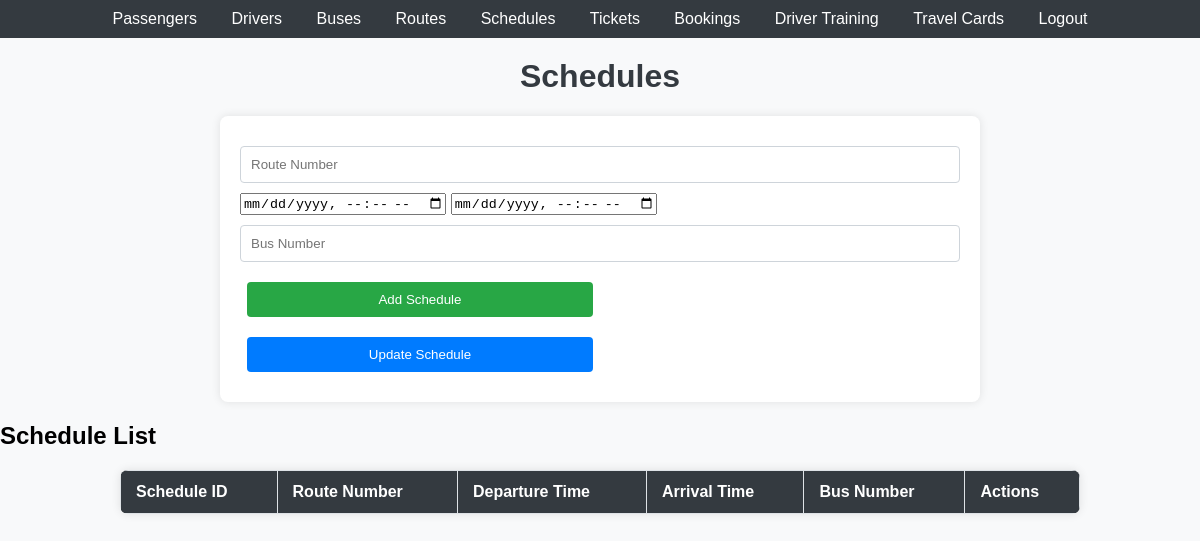
Before: /schedules.php with the older database file.
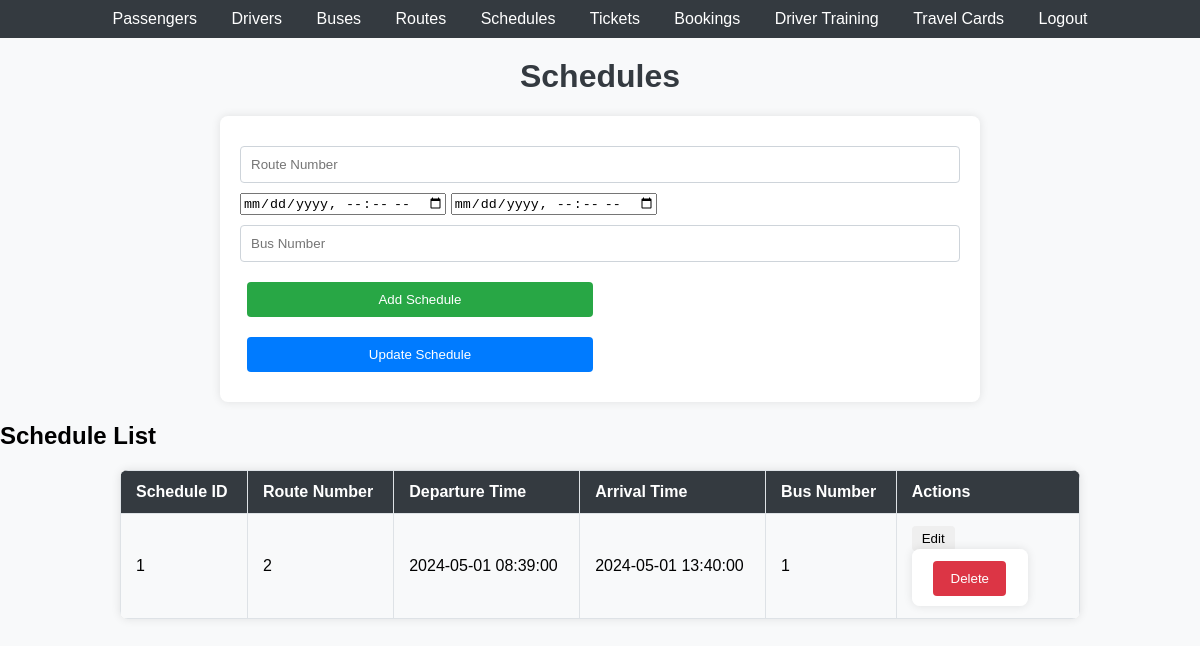
After: the same page with the newer database file.
### tables this page shows
CREATE TABLE `busschedules` (
  `ScheduleID` int(11) NOT NULL,
  `RouteNumber` int(11) DEFAULT NULL,
  `DepartureTime` datetime DEFAULT NULL,
  `ArrivalTime` datetime DEFAULT NULL,
  `BusNumber` int(11) DEFAULT NULL
);

### schedules.php (the view, shortened to what this page needs)
<?php
include 'db.php';
$result = $conn->query("SELECT * FROM BusSchedules");
?>
<!DOCTYPE html>
<html lang="en">
<head>
    <link rel="stylesheet" href="styles.css">
</head>
<body>
    <header>
        <nav>
            <ul>
            <li><a href="passengers.php">Passengers</a></li>
                    <li><a href="drivers.php">Drivers</a></li>
                    <li><a href="buses.php">Buses</a></li>
                    <li><a href="routes.php">Routes</a></li>
                    <li><a href="schedules.php">Schedules</a></li>
                    <li><a href="tickets.php">Tickets</a></li>
                    <li><a href="bookings.php">Bookings</a></li>
                    <li><a href="driver_training.php">Driver Training</a></li>
                    <li><a href="travel_cards.php">Travel Cards</a></li>
                    <li><a href="logout.php">Logout</a></li>
            </ul>
        </nav>
    </header>
    <h1>Schedules</h1>
    <form method="post">
        <input type="text" name="routeNumber" id="routeNumber" placeholder="Route Number" required>
        <input type="datetime-local" name="departureTime" id="departureTime" placeholder="Departure Time" required>
        <input type="datetime-local" name="arrivalTime" id="arrivalTime" placeholder="Arrival Time" required>
        <input type="text" name="busNumber" id="busNumber" placeholder="Bus Number" required>
        <button type="submit">Add Schedule</button>
        <button type="submit" name="update">Update Schedule</button>
    </form>
    <h2>Schedule List</h2>
    <table>
        <tr>
            <th>Schedule ID</th>
            <th>Route Number</th>
            <th>Departure Time</th>
            <th>Arrival Time</th>
            <th>Bus Number</th>
            <th>Actions</th>
        </tr>
        <?php while($row = $result->fetch_assoc()) { ?>
        <tr>
            <td><?php echo $row['ScheduleID']; ?></td>
            <td><?php echo $row['RouteNumber']; ?></td>
            <td><?php echo $row['DepartureTime']; ?></td>
            <td><?php echo $row['ArrivalTime']; ?></td>
            <td><?php echo $row['BusNumber']; ?></td>
            <td>
                <button onclick="editSchedule(<?php echo $row['ScheduleID']; ?>, '<?php echo $row['RouteNumber']; ?>', '<?php echo $row['DepartureTime']; ?>', '<?php echo $row['ArrivalTime']; ?>', '<?php echo $row['BusNumber']; ?>')">Edit</button>
                <form method="post" style="display:inline;">
                    <button type="submit" name="delete">Delete</button>
                </form>
            </td>
        </tr>
        <?php } ?>
    </table>
</body>
</html>

### styles.css (style rules this page uses)
body { font-family: Arial, sans-serif; background-color: #f8f9fa; margin: 0; padding: 0; }
header { background-color: #343a40; color: #ffffff; padding: 10px 0; text-align: center; }
header nav ul { list-style-type: none; padding: 0; margin: 0; }
header nav ul li { display: inline; margin: 0 15px; }
header nav ul li a { color: #ffffff; text-decoration: none; }
h1 { text-align: center; margin-top: 20px; color: #343a40; }
form { width: 60%; margin: 20px auto; padding: 20px; background-color: #ffffff; border-radius: 8px; box-shadow: 0 0 10px rgba(0, 0, 0, 0.1); }
form input[type="text"], form select { width: calc(100% - 22px); padding: 10px; margin: 10px 0; border: 1px solid #ced4da; border-radius: 4px; }
form button { width: 48%; padding: 10px; margin: 10px 1%; border: none; border-radius: 4px; background-color: #28a745; color: #ffffff; cursor: pointer; }
form button[name="update"] { background-color: #007bff; }
table { width: 80%; margin: 0 auto; border-collapse: collapse; margin-bottom: 20px; background-color: #ffffff; border-radius: 8px; overflow: hidden; box-shadow: 0 0 10px rgba(0, 0, 0, 0.1); }
table th, table td { border: 1px solid #dee2e6; padding: 12px 15px; text-align: left; }
table th { background-color: #343a40; color: #ffffff; }
table tr:nth-child(even) { background-color: #f8f9fa; }
button { padding: 5px 10px; border: none; border-radius: 4px; cursor: pointer; }
form[method="post"] button[name="delete"] { background-color: #dc3545; color: #fff; }

Changed rows visible on the page:
added busschedules: ScheduleID "1", RouteNumber "2", DepartureTime "2024-05-01 08:39:00", ArrivalTime "2024-05-01 13:40:00", BusNumber "1"
